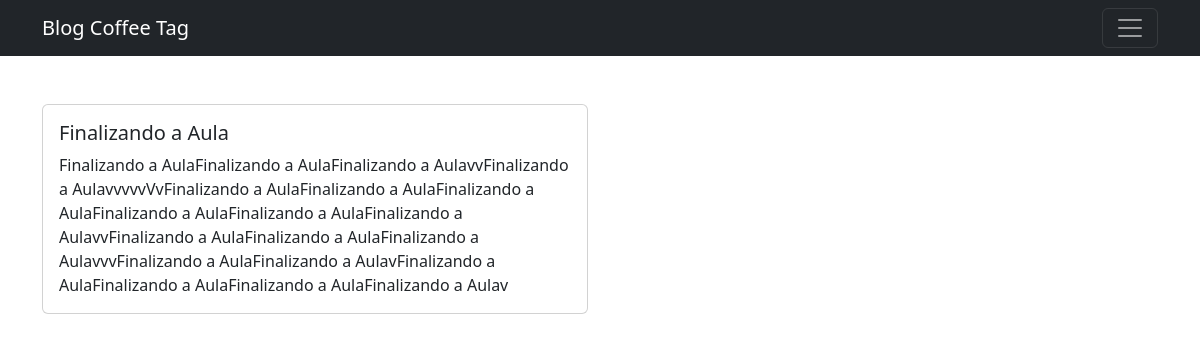
Page /finalizando_aula/ on the committed database.
### blog/models.py (models this page shows)
class Post(models.Model):
    title = models.CharField(max_length=200, unique=True)
    slug = models.SlugField(max_length=200, unique=True)
    author = models.ForeignKey(User, on_delete=models.CASCADE, related_name='blog_posts')
    created_on = models.DateField(auto_now_add=True)
    update_on = models.DateField(auto_now=True)
    content = models.TextField()
    status = models.IntegerField(choices=STATUS, default=0)
    class Meta:
        ordering = ['-created_on']

### blog/views.py (the view)
# urls.py: path('<slug:slug>/', views.DetailView.as_view(), name='post_detail'),
class DetailView(generic.DetailView):
    model = Post
    template_name = 'post_detail.html'

### blog/templates/post_detail.html (shortened to what this page needs)
{% extends 'menu.html' %}
{% block content %}
<main class="container py-5">
        <div class="row">
                        <div class="col-sm-6">
                        <div class="card">
                            <div class="card-body">
                            <h5 class="card-title">  {% block title %} {{ object.title }}  {% endblock title %}</h5>
                            <p class="card-text">  {{ object.content | safe }}  </p>
                            </div>
                        </div>
                        </div>
        </div>
</main>
{% endblock %}

### rows in the picture
Post: title "Finalizando a Aula", content "Finalizando a AulaFinalizando a AulaFinalizando a AulavvFinalizando a AulavvvvvVvFinalizando a AulaFinalizando a AulaFinalizando a AulaFinalizando a AulaFinalizando a AulaFinalizando a AulavvFinalizando a AulaFinalizando a AulaFinalizando a AulavvvFinalizando a AulaFinalizando a AulavFinalizando a AulaFinalizando a AulaFinalizando a AulaFinalizando a Aulav"
